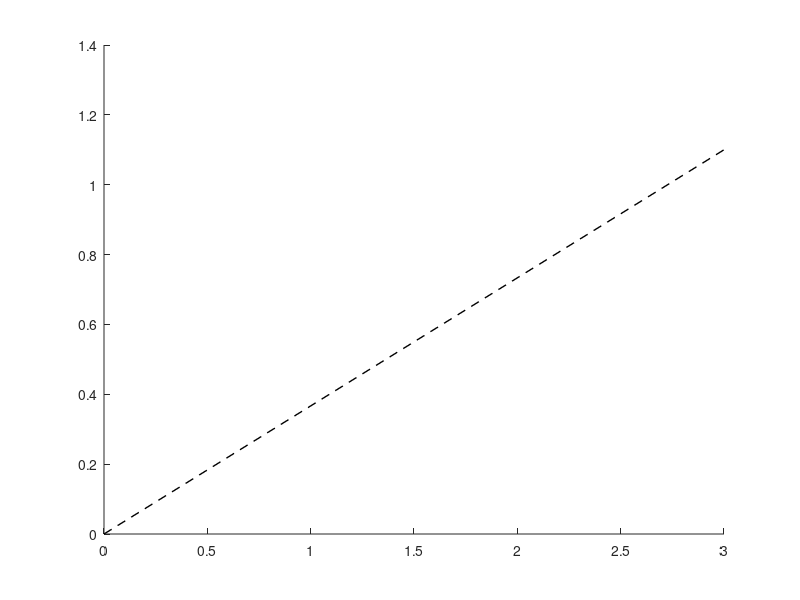

This figure's MATLAB source: (Note: this script raises an error after producing the figure.)
clc
close all
clear all

load('dataCurr.mat')
load('dataBatt.mat')
load('dataReg.mat')

save_enable = true;
R_sense = 0.01;

%% Logic voltage drop evaluation
figure
hold on

plot([0 3], [0 1.1], 'k--', 'LineWidth', 1)
plot(dataCurr.dv_logic(1:9)/R_sense, dataCurr.out_logic(1:9), 'bo-', 'LineWidth', 2, 'MarkerSize', 3, 'MarkerFaceColor','blue')

legend('Ideal (within useful range)', 'Measured', 'Location','best')
xlabel('Current draw [A]')
ylabel('Output voltage [V]')
title('Logic module current sensing circuit evaluation')

% Extract measured current draws and corresponding output voltages
current_draw = dataCurr.dv_logic(1:8) / R_sense;
measured_voltages = dataCurr.out_logic(1:8);

% Calculate ideal voltages based on the linear relationship given by the plot ([0 3], [0 1.1])
ideal_voltages = current_draw * (1.1 / 3);

% Calculate the error
error = abs(measured_voltages - ideal_voltages);

% Calculate the error percentage
error_percentage = (error ./ ideal_voltages) * 100;

% Calculate mean and standard deviation of the error percentage
mean_error_percentage = mean(error_percentage);
std_error_percentage = std(error_percentage);

% Display the results
disp(['Logic - Mean Error Percentage: ', num2str(mean_error_percentage)]);
disp(['Logic - Standard Deviation of Error Percentage: ', num2str(std_error_percentage)]);

if save_enable
    saveas(gcf, 'figures\logicEval.fig');
end

%% Motors voltage drop evaluation
figure
hold on

plot([0 2], [0 1.1], 'k--', 'LineWidth', 1)
plot(dataCurr.dv_motors/R_sense, dataCurr.out_motors, 'o-', 'LineWidth', 2, 'MarkerSize', 3)

legend('Ideal (within useful range)', 'Measured', 'Location','best')
xlabel('Current draw [A]')
ylabel('Output voltage [V]')
title('Motors module current sensing circuit evaluation')

% Extract measured current draws and corresponding output voltages
current_draw = dataCurr.dv_motors / R_sense;
measured_voltages = dataCurr.out_motors;

% Calculate ideal voltages based on the linear relationship given by the plot ([0 2], [0 1.1])
ideal_voltages = current_draw * (1.1 / 2);

epsilon = 1e-2; % Small positive number
ideal_voltages(ideal_voltages < epsilon) = epsilon;

% Calculate the error
error = abs(measured_voltages - ideal_voltages);

% Calculate the error percentage
error_percentage = (error ./ ideal_voltages) * 100;

% Calculate mean and standard deviation of the error percentage
mean_error_percentage = mean(error_percentage);
std_error_percentage = std(error_percentage);

% Display the results
disp(['Motors - Mean Error Percentage: ', num2str(mean_error_percentage)]);
disp(['Motors - Standard Deviation of Error Percentage: ', num2str(std_error_percentage)]);

if save_enable
    saveas(gcf, 'figures\motorsEval.fig');
end

%% Battery evaluation
figure
hold on

plot([0 18], [0 1.1], 'k--', 'LineWidth', 1)
plot(dataBatt.TestCircuitBattVoltage-0.02, dataBatt.OutputBattVoltageMeasurement+0.06, 'ro-', 'LineWidth', 2, 'MarkerSize', 3, 'MarkerFaceColor','red')

legend('Ideal (within useful range)', 'Measured', 'Location','best')
xlabel('Battery input voltage [V]')
ylabel('Output voltage [V]')
title('Battery voltage measurement circuit evaluation')

% Extract measured current draws and corresponding output voltages
current_draw = dataBatt.TestCircuitBattVoltage-0.02;
measured_voltages = dataBatt.OutputBattVoltageMeasurement+0.06;

% Calculate ideal voltages based on the linear relationship given by the plot ([0 3], [0 1.1])
ideal_voltages = current_draw * (1.1 / 18);

% Calculate the error
error = abs(measured_voltages - ideal_voltages);

% Calculate the error percentage
error_percentage = (error ./ ideal_voltages) * 100;

% Calculate mean and standard deviation of the error percentage
mean_error_percentage = mean(error_percentage);
std_error_percentage = std(error_percentage);

% Display the results
disp(['Battery - Mean Error Percentage: ', num2str(mean_error_percentage)]);
disp(['Battery - Standard Deviation of Error Percentage: ', num2str(std_error_percentage)]);

if save_enable
    saveas(gcf, 'figures\battEval.fig');
end

%% Regulator evaluation
figure
hold on

plot([0 6], [0 1.1], 'k--', 'LineWidth', 1)
plot(dataReg.TestCircuitSupplyVoltage, dataReg.OutputRegulatorVoltageMeasurement, 'go-', 'LineWidth', 2, 'MarkerSize', 3, 'MarkerFaceColor','green')

legend('Ideal (within useful range)', 'Measured', 'Location','best')
xlabel('Regulator input voltage [V]')
ylabel('Output voltage [V]')
title('Regulator voltage measurement circuit evaluation')

% Extract measured current draws and corresponding output voltages
current_draw = dataReg.TestCircuitSupplyVoltage;
measured_voltages = dataReg.OutputRegulatorVoltageMeasurement;

% Calculate ideal voltages based on the linear relationship given by the plot ([0 3], [0 1.1])
ideal_voltages = current_draw * (1.1 / 6);

% Calculate the error
error = abs(measured_voltages - ideal_voltages);

% Calculate the error percentage
error_percentage = (error ./ ideal_voltages) * 100;

% Calculate mean and standard deviation of the error percentage
mean_error_percentage = mean(error_percentage);
std_error_percentage = std(error_percentage);

% Display the results
disp(['Regulator - Mean Error Percentage: ', num2str(mean_error_percentage)]);
disp(['Regulator - Standard Deviation of Error Percentage: ', num2str(std_error_percentage)]);

if save_enable
    saveas(gcf, 'figures\regEval.fig');
end